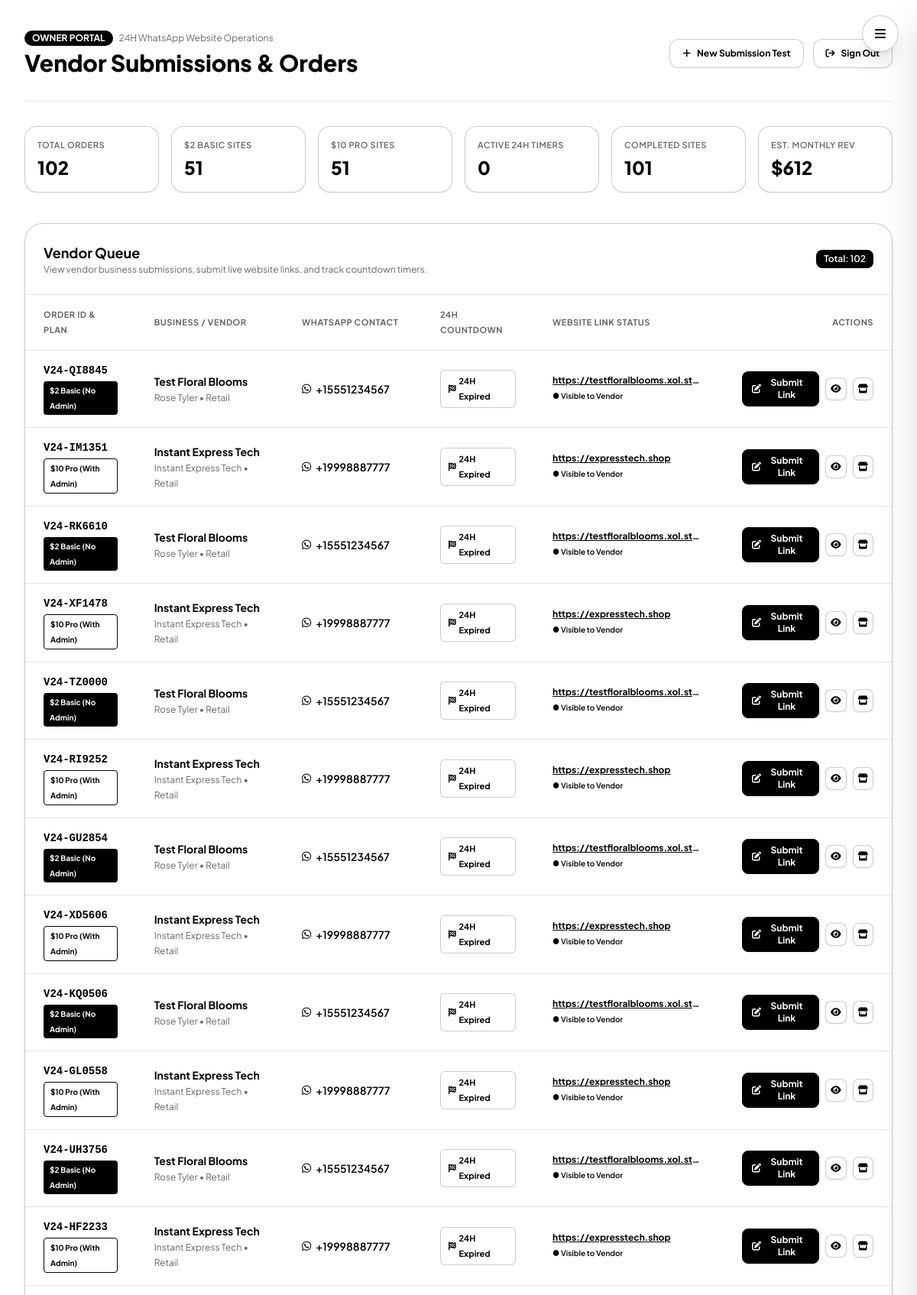
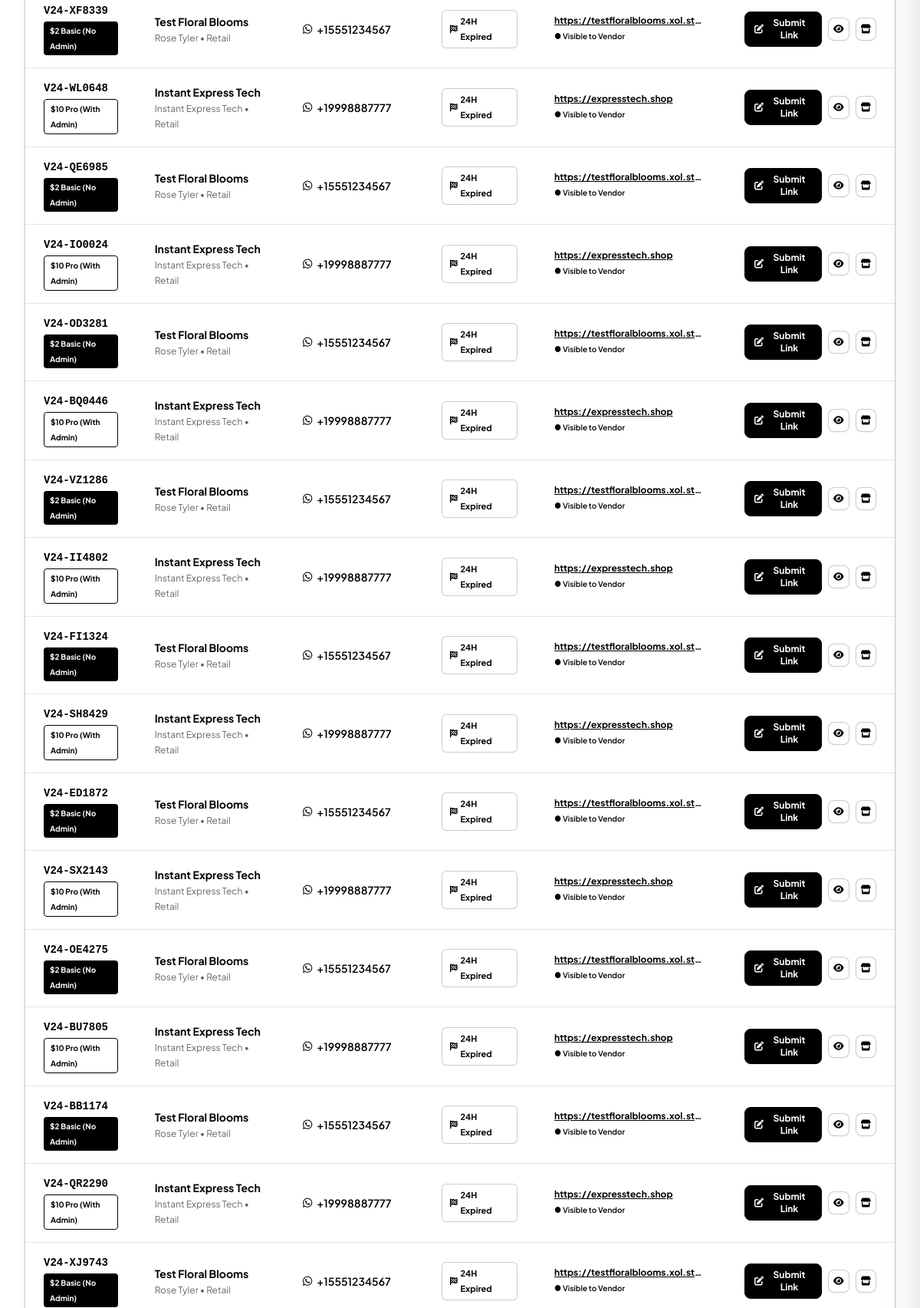
/admin (signed in, upper part), run on the app's committed database (2 pictures, top to bottom).
### tables this page shows
CREATE TABLE orders (
        id TEXT PRIMARY KEY,
        created_at TEXT NOT NULL,
        target_delivery_at TEXT NOT NULL,
        plan_type TEXT NOT NULL,          -- 'basic_2' or 'pro_10'
        plan_name TEXT NOT NULL,
        plan_price REAL NOT NULL,
        business_name TEXT NOT NULL,
        vendor_name TEXT NOT NULL,
        whatsapp_number TEXT NOT NULL,
        email TEXT,
        category TEXT,
        currency TEXT DEFAULT '$',
        tagline TEXT,
        about_text TEXT,
        address TEXT,
        instagram TEXT,
        facebook TEXT,
        tiktok TEXT,
        products_json TEXT,              -- JSON string of products array
        status TEXT DEFAULT 'submitted', -- 'submitted', 'in_progress', 'ready', 'delivered'
        website_url TEXT DEFAULT '',     -- Link submitted by admin
        publish_mode TEXT DEFAULT 'countdown', -- 'countdown' (reveal when 24h expires) or 'immediate' (reveal right away)
        is_published INTEGER DEFAULT 0,  -- 1 if ready to be viewed by vendor
        vendor_admin_url TEXT DEFAULT '',-- Vendor login link for $10 plan
        vendor_admin_user TEXT DEFAULT '',
        vendor_admin_pass TEXT DEFAULT '',
        admin_notes TEXT DEFAULT ''
    );

### app.py (the view)
@app.route('/admin')
def admin_dashboard():
    if not session.get('is_admin'):
        return redirect(url_for('admin_login'))
    conn = get_db()
    cursor = conn.cursor()
    cursor.execute("SELECT * FROM orders ORDER BY created_at DESC")
    rows = cursor.fetchall()
    conn.close()
    orders = [parse_order_row(r) for r in rows]
    total_orders = len(orders)
    basic_orders = sum(1 for o in orders if o['plan_type'] == 'basic_2')
    pro_orders = sum(1 for o in orders if o['plan_type'] == 'pro_10')
    completed_orders = sum(1 for o in orders if o['status'] == 'completed' or (o['website_url'] and o['website_url'].strip()))
    active_countdowns = sum(1 for o in orders if not o['is_expired'] and o['status'] != 'completed')
    total_revenue = (basic_orders * 2) + (pro_orders * 10)
    return render_template('admin_dashboard.html',
                           orders=orders,
                           total_orders=total_orders,
                           basic_orders=basic_orders,
                           pro_orders=pro_orders,
                           completed_orders=completed_orders,
                           active_countdowns=active_countdowns,
                           total_revenue=total_revenue)

### db.py (called while the page is built)
def get_db():
    conn = sqlite3.connect(DB_PATH)
    conn.row_factory = sqlite3.Row
    return conn

### templates/admin_dashboard.html (shortened to what this page needs)
{% extends 'base.html' %}
{% block content %}
<div class="max-w-7xl mx-auto px-4 sm:px-6 lg:px-8 py-10 bg-white">
    <div class="flex flex-col sm:flex-row sm:items-center justify-between gap-4 pb-8 mb-8 border-b border-black/10">
        <div>
            <div class="flex items-center gap-2">
                <span class="px-2.5 py-0.5 rounded-full text-xs font-bold bg-black text-white">
                    OWNER PORTAL
                </span>
                <span class="text-xs text-black/60">24H WhatsApp Website Operations</span>
            </div>
            <h1 class="text-2xl sm:text-3xl font-extrabold text-black mt-1 font-['Plus_Jakarta_Sans']">Vendor Submissions & Orders</h1>
        </div>
        <div class="flex items-center gap-3">
            <a href="{{ url_for('order') }}" target="_blank" class="px-4 py-2.5 rounded-xl bg-white hover:bg-black/5 text-black text-xs font-bold transition flex items-center gap-2 border border-black/20 shadow-sm">
                <i class="fa-solid fa-plus text-black"></i> New Submission Test
            </a>
            <a href="{{ url_for('admin_logout') }}" class="px-4 py-2.5 rounded-xl bg-white hover:bg-black/5 text-black text-xs font-bold transition flex items-center gap-2 border border-black/20 shadow-sm">
                <i class="fa-solid fa-arrow-right-from-bracket text-black"></i> Sign Out
            </a>
        </div>
    </div>
    <div class="grid grid-cols-2 lg:grid-cols-6 gap-4 mb-10">
        <div class="p-4 rounded-2xl bg-white border border-black/20 shadow-sm">
            <span class="text-[11px] uppercase tracking-wider text-black/60 block font-semibold">Total Orders</span>
            <span class="text-2xl font-black text-black mt-1 block font-['Plus_Jakarta_Sans']">{{ total_orders }}</span>
        </div>
        <div class="p-4 rounded-2xl bg-white border border-black/20 shadow-sm">
            <span class="text-[11px] uppercase tracking-wider text-black/60 block font-semibold">$2 Basic Sites</span>
            <span class="text-2xl font-black text-black mt-1 block font-['Plus_Jakarta_Sans']">{{ basic_orders }}</span>
        </div>
        <div class="p-4 rounded-2xl bg-white border border-black/20 shadow-sm">
            <span class="text-[11px] uppercase tracking-wider text-black/60 block font-semibold">$10 Pro Sites</span>
            <span class="text-2xl font-black text-black mt-1 block font-['Plus_Jakarta_Sans']">{{ pro_orders }}</span>
        </div>
        <div class="p-4 rounded-2xl bg-white border border-black/20 shadow-sm">
            <span class="text-[11px] uppercase tracking-wider text-black/60 block font-semibold">Active 24H Timers</span>
            <span class="text-2xl font-black text-black mt-1 block font-['Plus_Jakarta_Sans']">{{ active_countdowns }}</span>
        </div>
        <div class="p-4 rounded-2xl bg-white border border-black/20 shadow-sm">
            <span class="text-[11px] uppercase tracking-wider text-black/60 block font-semibold">Completed Sites</span>
            <span class="text-2xl font-black text-black mt-1 block font-['Plus_Jakarta_Sans']">{{ completed_orders }}</span>
        </div>
        <div class="p-4 rounded-2xl bg-white border border-black/20 shadow-sm">
            <span class="text-[11px] uppercase tracking-wider text-black/60 block font-semibold">Est. Monthly Rev</span>
            <span class="text-2xl font-black text-black mt-1 block font-['Plus_Jakarta_Sans']">${{ total_revenue }}</span>
        </div>
    </div>
    <div class="rounded-3xl bg-white border border-black/20 shadow-md overflow-hidden">
        <div class="p-6 border-b border-black/10 flex flex-col sm:flex-row sm:items-center justify-between gap-4">
            <div>
                <h2 class="text-lg font-bold text-black">Vendor Queue</h2>
                <p class="text-xs text-black/60">View vendor business submissions, submit live website links, and track countdown timers.</p>
            </div>
            <div class="flex items-center gap-2 text-xs">
                <span class="px-2.5 py-1 rounded-lg bg-black text-white font-semibold">
                    Total: {{ orders|length }}
                </span>
            </div>
        </div>
        {% if not orders %}
        <div class="py-16 text-center text-black/60">
            <i class="fa-solid fa-inbox text-4xl mb-3 text-black/30 block"></i>
            <p class="text-base font-semibold text-black">No vendor submissions yet.</p>
            <p class="text-xs text-black/60 mt-1">Submit a test order on the frontend to see it appear here!</p>
            <a href="{{ url_for('order') }}" target="_blank" class="inline-flex items-center gap-2 mt-4 px-4 py-2 rounded-xl bg-black hover:bg-neutral-800 text-white text-xs font-bold shadow-md border border-black">
                <i class="fa-solid fa-plus text-white"></i> Submit Test Order
            </a>
        </div>
        {% else %}
        <div class="overflow-x-auto">
            <table class="w-full text-left text-xs sm:text-sm text-black">
                <thead class="bg-white text-[11px] uppercase tracking-wider text-black/60 border-b border-black/10">
                    <tr>
                        <th class="py-4 px-6">Order ID & Plan</th>
                        <th class="py-4 px-6">Business / Vendor</th>
                        <th class="py-4 px-6">WhatsApp Contact</th>
                        <th class="py-4 px-6">24H Countdown</th>
                        <th class="py-4 px-6">Website Link Status</th>
                        <th class="py-4 px-6 text-right">Actions</th>
                    </tr>
                </thead>
                <tbody class="divide-y divide-black/10">
                    {% for ord in orders %}
                    <tr class="hover:bg-black/[0.02] transition">
                        <td class="py-4 px-6">
                            <span class="font-mono font-bold text-black block">{{ ord.id }}</span>
                            <span class="inline-block mt-1 px-2 py-0.5 rounded text-[10px] font-bold {% if ord.plan_type == 'basic_2' %}bg-black text-white{% else %}bg-white text-black border border-black{% endif %}">
                                {% if ord.plan_type == 'basic_2' %}$2 Basic (No Admin){% else %}$10 Pro (With Admin){% endif %}
                            </span>
                        </td>
                        <td class="py-4 px-6">
                            <span class="font-bold text-black block">{{ ord.business_name }}</span>
                            <span class="text-black/60 text-xs">{{ ord.vendor_name }} • {{ ord.category }}</span>
                        </td>
                        <td class="py-4 px-6">
                            <a href="https://wa.me/{{ ord.whatsapp_number|replace(' ', '')|replace('+', '') }}" target="_blank" class="inline-flex items-center gap-1.5 text-black hover:underline font-semibold">
                                <i class="fa-brands fa-whatsapp text-sm text-black"></i>
                                <span>{{ ord.whatsapp_number }}</span>
                            </a>
                        </td>
                        <td class="py-4 px-6">
                            {% if ord.is_expired %}
                                <span class="inline-flex items-center gap-1 px-2.5 py-1 rounded-md text-[11px] font-bold bg-white text-black border border-black/20">
                                    <i class="fa-solid fa-flag-checkered text-black"></i> 24H Expired
                                </span>
                            {% else %}
                                <span class="inline-flex items-center gap-1 px-2.5 py-1 rounded-md text-[11px] font-bold bg-black text-white">
                                    <i class="fa-solid fa-clock text-white"></i>
                                    {{ (ord.seconds_left // 3600) }}h {{ ((ord.seconds_left % 3600) // 60) }}m left
                                </span>
                            {% endif %}
                        </td>
                        <td class="py-4 px-6">
                            {% if ord.website_url %}
                                <div class="max-w-[200px] truncate">
                                    <a href="{{ ord.website_url }}" target="_blank" class="text-black underline font-bold text-xs truncate block">
                                        {{ ord.website_url }}
                                    </a>
                                    {% if ord.can_show_website %}
                                        <span class="text-[10px] text-black font-semibold">● Visible to Vendor</span>
                                    {% else %}
                                        <span class="text-[10px] text-black/60 font-semibold">● Will reveal at 24h</span>
                                    {% endif %}
                                </div>
                            {% else %}
                                <span class="text-black/40 text-xs italic">Pending link entry</span>
                            {% endif %}
                        </td>
                        <td class="py-4 px-6 text-right">
                            <div class="flex items-center justify-end gap-2">
                                <button onclick="openManageModal('{{ ord.id }}')" class="px-3 py-1.5 rounded-lg bg-black hover:bg-neutral-800 text-white font-bold text-xs transition flex items-center gap-1 shadow-sm border border-black">
                                    <i class="fa-solid fa-pen-to-square text-white"></i> Submit Link
                                </button>
                                <a href="{{ url_for('status', order_id=ord.id) }}" target="_blank" class="p-1.5 rounded-lg bg-white hover:bg-black/5 text-black text-xs transition border border-black/20 shadow-sm" title="View Vendor's 24H Page">
                                    <i class="fa-solid fa-eye"></i>
                                </a>
                                <a href="{{ url_for('preview_store', order_id=ord.id) }}" target="_blank" class="p-1.5 rounded-lg bg-white hover:bg-black/5 text-black text-xs transition border border-black/20 shadow-sm" title="View Auto-Generated Preview">
                                    <i class="fa-solid fa-store"></i>
                                </a>
                            </div>
                        </td>
                    </tr>
                    {% endfor %}
                </tbody>
            </table>
        </div>
        {% endif %}
    </div>
</div>
{% endblock %}

### templates/base.html (shortened to what this page needs)
<!DOCTYPE html>
<html lang="en">
<head>
    <script src="https://cdn.tailwindcss.com"></script>
    <link rel="stylesheet" href="https://cdnjs.cloudflare.com/ajax/libs/font-awesome/6.4.0/css/all.min.css">
    <link rel="stylesheet" href="{{ url_for('static', filename='css/style.css') }}">
    <link rel="stylesheet" href="{{ url_for('static', filename='css/solar.css') }}">
</head>
<body class="bg-white text-black font-sans min-h-screen flex flex-col selection:bg-black selection:text-white" style="background-color: #ffffff !important;">
    <button id="headerToggleBtn" aria-label="Toggle Navigation Sidebar" title="Open Navigation Sidebar"
            class="fixed top-4 right-4 sm:top-5 sm:right-6 z-50 w-11 h-11 sm:w-12 sm:h-12 rounded-full bg-white hover:bg-black/5 text-black border border-black/20 shadow-xl flex items-center justify-center transition-all duration-200 active:scale-95 focus:outline-none cursor-pointer">
        <i id="headerToggleIcon" class="fa-solid fa-bars text-base transition-transform duration-200"></i>
    </button>
    <main class="flex-1 bg-white">
        {% block content %}{% endblock %}
    </main>
</body>
</html>

### static/css/style.css (style rules this page uses)
html, body { background-color: #ffffff !important; color: #000000; }

### data on the page
orders: id "V24-QI8845", plan_type "$2 Basic (No Admin)", business_name "Test Floral Blooms", vendor_name "Rose Tyler", category "Retail", whatsapp_number "+15551234567", website_url "https://testfloralblooms.xol.st…"
orders: id "V24-IM1351", plan_type "$10 Pro (With Admin)", business_name "Instant Express Tech", vendor_name "Instant Express Tech", category "Retail", whatsapp_number "+19998887777", website_url "https://expresstech.shop"
orders: id "V24-RK6610", plan_type "$2 Basic (No Admin)", business_name "Test Floral Blooms", vendor_name "Rose Tyler", category "Retail", whatsapp_number "+15551234567", website_url "https://testfloralblooms.xol.st…"
orders: id "V24-XF1478", plan_type "$10 Pro (With Admin)", business_name "Instant Express Tech", vendor_name "Instant Express Tech", category "Retail", whatsapp_number "+19998887777", website_url "https://expresstech.shop"
orders: id "V24-TZ0000", plan_type "$2 Basic (No Admin)", business_name "Test Floral Blooms", vendor_name "Rose Tyler", category "Retail", whatsapp_number "+15551234567", website_url "https://testfloralblooms.xol.st…"
orders: id "V24-RI9252", plan_type "$10 Pro (With Admin)", business_name "Instant Express Tech", vendor_name "Instant Express Tech", category "Retail", whatsapp_number "+19998887777", website_url "https://expresstech.shop"
orders: id "V24-GU2854", plan_type "$2 Basic (No Admin)", business_name "Test Floral Blooms", vendor_name "Rose Tyler", category "Retail", whatsapp_number "+15551234567", website_url "https://testfloralblooms.xol.st…"
orders: id "V24-XD5606", plan_type "$10 Pro (With Admin)", business_name "Instant Express Tech", vendor_name "Instant Express Tech", category "Retail", whatsapp_number "+19998887777", website_url "https://expresstech.shop"
orders: id "V24-KQ0506", plan_type "$2 Basic (No Admin)", business_name "Test Floral Blooms", vendor_name "Rose Tyler", category "Retail", whatsapp_number "+15551234567", website_url "https://testfloralblooms.xol.st…"
orders: id "V24-GL0558", plan_type "$10 Pro (With Admin)", business_name "Instant Express Tech", vendor_name "Instant Express Tech", category "Retail", whatsapp_number "+19998887777", website_url "https://expresstech.shop"
orders: id "V24-UH3756", plan_type "$2 Basic (No Admin)", business_name "Test Floral Blooms", vendor_name "Rose Tyler", category "Retail", whatsapp_number "+15551234567", website_url "https://testfloralblooms.xol.st…"
orders: id "V24-HF2233", plan_type "$10 Pro (With Admin)", business_name "Instant Express Tech", vendor_name "Instant Express Tech", category "Retail", whatsapp_number "+19998887777", website_url "https://expresstech.shop"
orders: id "V24-XF8339", plan_type "$2 Basic (No Admin)", business_name "Test Floral Blooms", vendor_name "Rose Tyler", category "Retail", whatsapp_number "+15551234567", website_url "https://testfloralblooms.xol.st…"
orders: id "V24-WL0648", plan_type "$10 Pro (With Admin)", business_name "Instant Express Tech", vendor_name "Instant Express Tech", category "Retail", whatsapp_number "+19998887777", website_url "https://expresstech.shop"
orders: id "V24-QE6985", plan_type "$2 Basic (No Admin)", business_name "Test Floral Blooms", vendor_name "Rose Tyler", category "Retail", whatsapp_number "+15551234567", website_url "https://testfloralblooms.xol.st…"
orders: id "V24-IO0024", plan_type "$10 Pro (With Admin)", business_name "Instant Express Tech", vendor_name "Instant Express Tech", category "Retail", whatsapp_number "+19998887777", website_url "https://expresstech.shop"
orders: id "V24-OD3281", plan_type "$2 Basic (No Admin)", business_name "Test Floral Blooms", vendor_name "Rose Tyler", category "Retail", whatsapp_number "+15551234567", website_url "https://testfloralblooms.xol.st…"
orders: id "V24-BQ0446", plan_type "$10 Pro (With Admin)", business_name "Instant Express Tech", vendor_name "Instant Express Tech", category "Retail", whatsapp_number "+19998887777", website_url "https://expresstech.shop"
orders: id "V24-VZ1286", plan_type "$2 Basic (No Admin)", business_name "Test Floral Blooms", vendor_name "Rose Tyler", category "Retail", whatsapp_number "+15551234567", website_url "https://testfloralblooms.xol.st…"
orders: id "V24-II4802", plan_type "$10 Pro (With Admin)", business_name "Instant Express Tech", vendor_name "Instant Express Tech", category "Retail", whatsapp_number "+19998887777", website_url "https://expresstech.shop"
orders: id "V24-FI1324", plan_type "$2 Basic (No Admin)", business_name "Test Floral Blooms", vendor_name "Rose Tyler", category "Retail", whatsapp_number "+15551234567", website_url "https://testfloralblooms.xol.st…"
orders: id "V24-SH8429", plan_type "$10 Pro (With Admin)", business_name "Instant Express Tech", vendor_name "Instant Express Tech", category "Retail", whatsapp_number "+19998887777", website_url "https://expresstech.shop"
orders: id "V24-ED1872", plan_type "$2 Basic (No Admin)", business_name "Test Floral Blooms", vendor_name "Rose Tyler", category "Retail", whatsapp_number "+15551234567", website_url "https://testfloralblooms.xol.st…"
orders: id "V24-SX2143", plan_type "$10 Pro (With Admin)", business_name "Instant Express Tech", vendor_name "Instant Express Tech", category "Retail", whatsapp_number "+19998887777", website_url "https://expresstech.shop"
orders: id "V24-OE4275", plan_type "$2 Basic (No Admin)", business_name "Test Floral Blooms", vendor_name "Rose Tyler", category "Retail", whatsapp_number "+15551234567", website_url "https://testfloralblooms.xol.st…"
orders: id "V24-BU7805", plan_type "$10 Pro (With Admin)", business_name "Instant Express Tech", vendor_name "Instant Express Tech", category "Retail", whatsapp_number "+19998887777", website_url "https://expresstech.shop"
orders: id "V24-BB1174", plan_type "$2 Basic (No Admin)", business_name "Test Floral Blooms", vendor_name "Rose Tyler", category "Retail", whatsapp_number "+15551234567", website_url "https://testfloralblooms.xol.st…"
orders: id "V24-QR2290", plan_type "$10 Pro (With Admin)", business_name "Instant Express Tech", vendor_name "Instant Express Tech", category "Retail", whatsapp_number "+19998887777", website_url "https://expresstech.shop"
orders: id "V24-XJ9743", plan_type "$2 Basic (No Admin)", business_name "Test Floral Blooms", vendor_name "Rose Tyler", category "Retail", whatsapp_number "+15551234567", website_url "https://testfloralblooms.xol.st…"

### other printed values
{{ total_orders }} "102"
{{ basic_orders }} "51"
{{ pro_orders }} "51"
{{ active_countdowns }} "0"
{{ completed_orders }} "101"
{{ total_revenue }} "612"
{{ orders|length }} "102"
